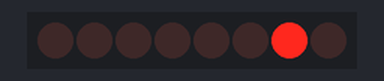
Bench run of a sketch on a simulated Arduino Uno, built with avr-gcc and run on an emulated ATmega328P. Parts: 8 shift-register outputs drawn as a row of LEDs (first output left, lit = HIGH). Wiring (inferred from the names in the program): shift register (74HC595): data pin 13; shift clock pin 11; latch pin 12. Wiring (inferred from the signals the program sends): row of LEDs: on Q0, Q1, Q2, Q3, Q4, Q5, Q6, Q7.

Above: at 0.2 s.
At 1.2 s:
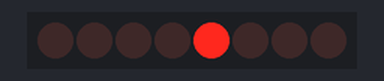
At 1.7 s:
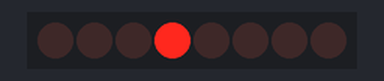
At 2.2 s:
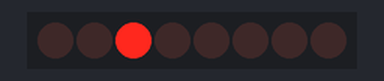
At 3.2 s:
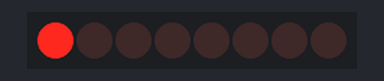
At 4.7 s:
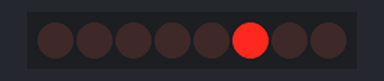
Timing chart, 0 to 5.2 s (numbered marks = the images above):
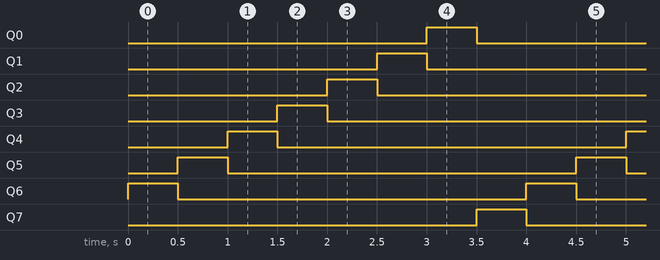

Measured:
- by itself, Q0–7: alternates HIGH for 0.50 s and LOW for 3.5 s
- by itself, everything shown: repeats every 4.0 s, in 8 steps

The sketch:

sketch_jul13a.ino
```cpp
int latchPin = 12;
int clockPin = 11;
int dataPin = 13;
byte leds = 0;
int currentLED = 0;

void setup()
{
    pinMode(latchPin, OUTPUT);
    pinMode(dataPin, OUTPUT);
    pinMode(clockPin, OUTPUT);

    leds = 0;
}

void loop()
{
    leds = 0;

    if (currentLED == 7)
    {
        currentLED = 0;
    }
    else
    {
        currentLED++;
    }

    bitSet(leds, currentLED);

    digitalWrite(latchPin, LOW);
    shiftOut(dataPin, clockPin, LSBFIRST, leds);
    digitalWrite(latchPin, HIGH);

    delay(500);
}
```
